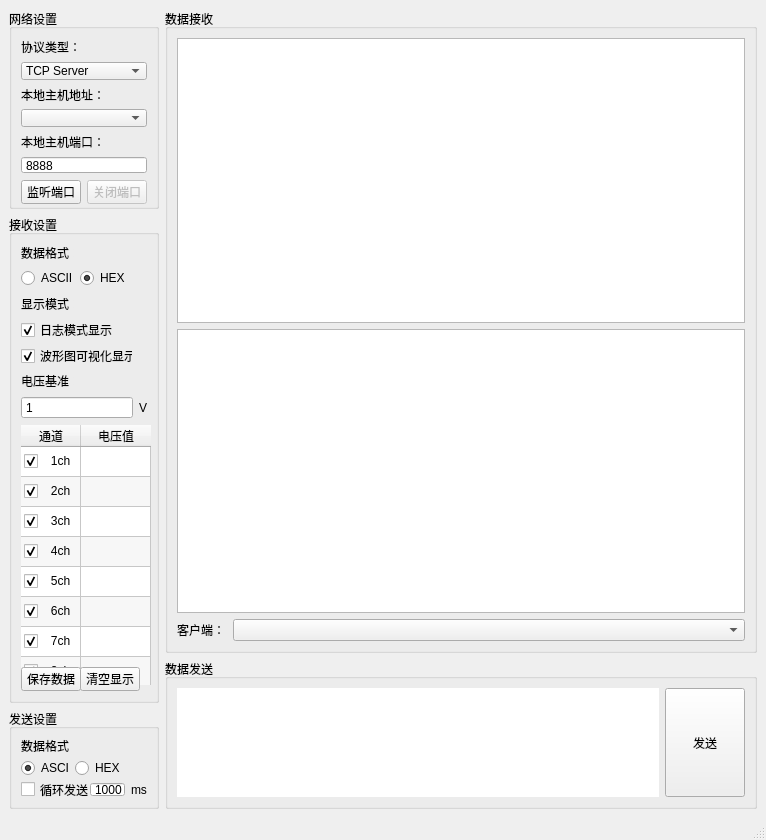
<?xml version="1.0" encoding="UTF-8"?>
<ui version="4.0">
 <class>MainWindow</class>
 <widget class="QMainWindow" name="MainWindow">
  <property name="geometry">
   <rect>
    <x>0</x>
    <y>0</y>
    <width>764</width>
    <height>838</height>
   </rect>
  </property>
  <property name="windowTitle">
   <string>MainWindow</string>
  </property>
  <widget class="QWidget" name="centralwidget">
   <layout class="QHBoxLayout" name="horizontalLayout">
    <item>
     <widget class="QFrame" name="frame">
      <property name="minimumSize">
       <size>
        <width>150</width>
        <height>800</height>
       </size>
      </property>
      <property name="maximumSize">
       <size>
        <width>150</width>
        <height>16777215</height>
       </size>
      </property>
      <property name="frameShape">
       <enum>QFrame::NoFrame</enum>
      </property>
      <property name="frameShadow">
       <enum>QFrame::Raised</enum>
      </property>
      <layout class="QVBoxLayout" name="verticalLayout_2">
       <property name="leftMargin">
        <number>0</number>
       </property>
       <property name="topMargin">
        <number>0</number>
       </property>
       <property name="rightMargin">
        <number>0</number>
       </property>
       <property name="bottomMargin">
        <number>0</number>
       </property>
       <item>
        <widget class="QGroupBox" name="groupBox">
         <property name="minimumSize">
          <size>
           <width>150</width>
           <height>200</height>
          </size>
         </property>
         <property name="maximumSize">
          <size>
           <width>200</width>
           <height>200</height>
          </size>
         </property>
         <property name="title">
          <string>网络设置</string>
         </property>
         <layout class="QGridLayout" name="gridLayout_3">
          <item row="0" column="0">
           <widget class="QLabel" name="label">
            <property name="text">
             <string>协议类型：</string>
            </property>
           </widget>
          </item>
          <item row="1" column="0" colspan="2">
           <widget class="QComboBox" name="protocol_box">
            <item>
             <property name="text">
              <string>TCP Server</string>
             </property>
            </item>
            <item>
             <property name="text">
              <string>TCP Client</string>
             </property>
            </item>
            <item>
             <property name="text">
              <string>UDP</string>
             </property>
            </item>
           </widget>
          </item>
          <item row="2" column="0" colspan="2">
           <widget class="QLabel" name="ip_label">
            <property name="text">
             <string>本地主机地址：</string>
            </property>
           </widget>
          </item>
          <item row="3" column="0" colspan="2">
           <widget class="QComboBox" name="ip_box"/>
          </item>
          <item row="4" column="0" colspan="2">
           <widget class="QLabel" name="port_label">
            <property name="text">
             <string>本地主机端口：</string>
            </property>
           </widget>
          </item>
          <item row="5" column="0" colspan="2">
           <widget class="QSpinBox" name="port_edit">
            <property name="buttonSymbols">
             <enum>QAbstractSpinBox::NoButtons</enum>
            </property>
            <property name="maximum">
             <number>65535</number>
            </property>
            <property name="value">
             <number>8888</number>
            </property>
           </widget>
          </item>
          <item row="6" column="0">
           <widget class="QPushButton" name="connect_button">
            <property name="minimumSize">
             <size>
              <width>60</width>
              <height>24</height>
             </size>
            </property>
            <property name="text">
             <string>监听端口</string>
            </property>
           </widget>
          </item>
          <item row="6" column="1">
           <widget class="QPushButton" name="close_port_button">
            <property name="enabled">
             <bool>false</bool>
            </property>
            <property name="minimumSize">
             <size>
              <width>60</width>
              <height>24</height>
             </size>
            </property>
            <property name="text">
             <string>关闭端口</string>
            </property>
           </widget>
          </item>
         </layout>
        </widget>
       </item>
       <item>
        <widget class="QGroupBox" name="groupBox_2">
         <property name="minimumSize">
          <size>
           <width>150</width>
           <height>450</height>
          </size>
         </property>
         <property name="maximumSize">
          <size>
           <width>150</width>
           <height>16777215</height>
          </size>
         </property>
         <property name="title">
          <string>接收设置</string>
         </property>
         <layout class="QGridLayout" name="gridLayout">
          <item row="0" column="0">
           <widget class="QLabel" name="label_5">
            <property name="maximumSize">
             <size>
              <width>16777215</width>
              <height>20</height>
             </size>
            </property>
            <property name="text">
             <string>数据格式：</string>
            </property>
           </widget>
          </item>
          <item row="1" column="0">
           <widget class="QRadioButton" name="recv_ascii_radio">
            <property name="minimumSize">
             <size>
              <width>0</width>
              <height>20</height>
             </size>
            </property>
            <property name="maximumSize">
             <size>
              <width>16777215</width>
              <height>20</height>
             </size>
            </property>
            <property name="text">
             <string>ASCII</string>
            </property>
            <property name="checked">
             <bool>false</bool>
            </property>
           </widget>
          </item>
          <item row="1" column="1">
           <widget class="QRadioButton" name="recv_hex_radio">
            <property name="minimumSize">
             <size>
              <width>0</width>
              <height>20</height>
             </size>
            </property>
            <property name="maximumSize">
             <size>
              <width>16777215</width>
              <height>20</height>
             </size>
            </property>
            <property name="text">
             <string>HEX</string>
            </property>
            <property name="checked">
             <bool>true</bool>
            </property>
           </widget>
          </item>
          <item row="2" column="0">
           <widget class="QLabel" name="label_7">
            <property name="minimumSize">
             <size>
              <width>0</width>
              <height>20</height>
             </size>
            </property>
            <property name="maximumSize">
             <size>
              <width>16777215</width>
              <height>20</height>
             </size>
            </property>
            <property name="text">
             <string>显示模式：</string>
            </property>
           </widget>
          </item>
          <item row="3" column="0" colspan="2">
           <widget class="QCheckBox" name="recv_log_checkbox">
            <property name="maximumSize">
             <size>
              <width>16777215</width>
              <height>20</height>
             </size>
            </property>
            <property name="text">
             <string>日志模式显示</string>
            </property>
            <property name="checked">
             <bool>true</bool>
            </property>
           </widget>
          </item>
          <item row="4" column="0" colspan="2">
           <widget class="QCheckBox" name="recv_waveform_checkbox">
            <property name="maximumSize">
             <size>
              <width>16777215</width>
              <height>20</height>
             </size>
            </property>
            <property name="text">
             <string>波形图可视化显示</string>
            </property>
            <property name="checked">
             <bool>true</bool>
            </property>
           </widget>
          </item>
          <item row="5" column="0">
           <widget class="QLabel" name="label_3">
            <property name="text">
             <string>电压基准：</string>
            </property>
           </widget>
          </item>
          <item row="6" column="0" colspan="2">
           <widget class="QSpinBox" name="voltage_reference">
            <property name="buttonSymbols">
             <enum>QAbstractSpinBox::NoButtons</enum>
            </property>
            <property name="maximum">
             <number>10000</number>
            </property>
            <property name="value">
             <number>1</number>
            </property>
           </widget>
          </item>
          <item row="6" column="2">
           <widget class="QLabel" name="label_8">
            <property name="text">
             <string>V</string>
            </property>
           </widget>
          </item>
          <item row="7" column="0" colspan="3">
           <widget class="QTableWidget" name="recv_table">
            <property name="sizePolicy">
             <sizepolicy hsizetype="Minimum" vsizetype="Minimum">
              <horstretch>0</horstretch>
              <verstretch>0</verstretch>
             </sizepolicy>
            </property>
            <property name="minimumSize">
             <size>
              <width>130</width>
              <height>260</height>
             </size>
            </property>
            <property name="maximumSize">
             <size>
              <width>130</width>
              <height>260</height>
             </size>
            </property>
            <property name="frameShape">
             <enum>QFrame::NoFrame</enum>
            </property>
            <property name="verticalScrollBarPolicy">
             <enum>Qt::ScrollBarAlwaysOff</enum>
            </property>
            <property name="horizontalScrollBarPolicy">
             <enum>Qt::ScrollBarAlwaysOff</enum>
            </property>
            <property name="editTriggers">
             <set>QAbstractItemView::NoEditTriggers</set>
            </property>
            <property name="alternatingRowColors">
             <bool>true</bool>
            </property>
            <property name="selectionMode">
             <enum>QAbstractItemView::NoSelection</enum>
            </property>
            <attribute name="horizontalHeaderMinimumSectionSize">
             <number>30</number>
            </attribute>
            <attribute name="horizontalHeaderDefaultSectionSize">
             <number>60</number>
            </attribute>
            <attribute name="horizontalHeaderStretchLastSection">
             <bool>true</bool>
            </attribute>
            <attribute name="verticalHeaderVisible">
             <bool>false</bool>
            </attribute>
            <attribute name="verticalHeaderStretchLastSection">
             <bool>false</bool>
            </attribute>
            <row>
             <property name="text">
              <string>1</string>
             </property>
            </row>
            <row>
             <property name="text">
              <string>2</string>
             </property>
            </row>
            <row>
             <property name="text">
              <string>3</string>
             </property>
            </row>
            <row>
             <property name="text">
              <string>4</string>
             </property>
            </row>
            <row>
             <property name="text">
              <string>5</string>
             </property>
            </row>
            <row>
             <property name="text">
              <string>6</string>
             </property>
             <property name="icon">
              <iconset theme="media-playback-start">
               <normaloff>C:/Users/.designer/backup</normaloff>C:/Users/.designer/backup</iconset>
             </property>
            </row>
            <row>
             <property name="text">
              <string>7</string>
             </property>
            </row>
            <row>
             <property name="text">
              <string>8</string>
             </property>
            </row>
            <column>
             <property name="text">
              <string>通道</string>
             </property>
             <property name="background">
              <color>
               <red>204</red>
               <green>204</green>
               <blue>204</blue>
              </color>
             </property>
            </column>
            <column>
             <property name="text">
              <string>电压值</string>
             </property>
             <property name="background">
              <color>
               <red>204</red>
               <green>204</green>
               <blue>204</blue>
              </color>
             </property>
            </column>
            <item row="0" column="0">
             <property name="text">
              <string>1ch</string>
             </property>
             <property name="textAlignment">
              <set>AlignCenter</set>
             </property>
             <property name="checkState">
              <enum>Checked</enum>
             </property>
            </item>
            <item row="0" column="1">
             <property name="text">
              <string> </string>
             </property>
             <property name="textAlignment">
              <set>AlignCenter</set>
             </property>
            </item>
            <item row="1" column="0">
             <property name="text">
              <string>2ch</string>
             </property>
             <property name="textAlignment">
              <set>AlignCenter</set>
             </property>
             <property name="checkState">
              <enum>Checked</enum>
             </property>
            </item>
            <item row="1" column="1">
             <property name="text">
              <string> </string>
             </property>
             <property name="textAlignment">
              <set>AlignCenter</set>
             </property>
            </item>
            <item row="2" column="0">
             <property name="text">
              <string>3ch</string>
             </property>
             <property name="textAlignment">
              <set>AlignCenter</set>
             </property>
             <property name="checkState">
              <enum>Checked</enum>
             </property>
            </item>
            <item row="2" column="1">
             <property name="text">
              <string> </string>
             </property>
             <property name="textAlignment">
              <set>AlignCenter</set>
             </property>
            </item>
            <item row="3" column="0">
             <property name="text">
              <string>4ch</string>
             </property>
             <property name="textAlignment">
              <set>AlignCenter</set>
             </property>
             <property name="checkState">
              <enum>Checked</enum>
             </property>
            </item>
            <item row="3" column="1">
             <property name="text">
              <string> </string>
             </property>
             <property name="textAlignment">
              <set>AlignCenter</set>
             </property>
            </item>
            <item row="4" column="0">
             <property name="text">
              <string>5ch</string>
             </property>
             <property name="textAlignment">
              <set>AlignCenter</set>
             </property>
             <property name="checkState">
              <enum>Checked</enum>
             </property>
            </item>
            <item row="4" column="1">
             <property name="text">
              <string> </string>
             </property>
             <property name="textAlignment">
              <set>AlignCenter</set>
             </property>
            </item>
            <item row="5" column="0">
             <property name="text">
              <string>6ch</string>
             </property>
             <property name="textAlignment">
              <set>AlignCenter</set>
             </property>
             <property name="checkState">
              <enum>Checked</enum>
             </property>
            </item>
            <item row="5" column="1">
             <property name="text">
              <string> </string>
             </property>
             <property name="textAlignment">
              <set>AlignCenter</set>
             </property>
            </item>
            <item row="6" column="0">
             <property name="text">
              <string>7ch</string>
             </property>
             <property name="textAlignment">
              <set>AlignCenter</set>
             </property>
             <property name="checkState">
              <enum>Checked</enum>
             </property>
            </item>
            <item row="6" column="1">
             <property name="text">
              <string> </string>
             </property>
             <property name="textAlignment">
              <set>AlignCenter</set>
             </property>
            </item>
            <item row="7" column="0">
             <property name="text">
              <string>8ch</string>
             </property>
             <property name="textAlignment">
              <set>AlignCenter</set>
             </property>
             <property name="checkState">
              <enum>Checked</enum>
             </property>
            </item>
            <item row="7" column="1">
             <property name="text">
              <string> </string>
             </property>
             <property name="textAlignment">
              <set>AlignCenter</set>
             </property>
            </item>
           </widget>
          </item>
          <item row="8" column="0">
           <widget class="QPushButton" name="recv_save_button">
            <property name="minimumSize">
             <size>
              <width>60</width>
              <height>0</height>
             </size>
            </property>
            <property name="maximumSize">
             <size>
              <width>60</width>
              <height>24</height>
             </size>
            </property>
            <property name="text">
             <string>保存数据</string>
            </property>
           </widget>
          </item>
          <item row="8" column="1">
           <widget class="QPushButton" name="recv_clear_button">
            <property name="minimumSize">
             <size>
              <width>60</width>
              <height>0</height>
             </size>
            </property>
            <property name="maximumSize">
             <size>
              <width>60</width>
              <height>24</height>
             </size>
            </property>
            <property name="text">
             <string>清空显示</string>
            </property>
           </widget>
          </item>
         </layout>
        </widget>
       </item>
       <item>
        <widget class="QGroupBox" name="groupBox_3">
         <property name="minimumSize">
          <size>
           <width>150</width>
           <height>100</height>
          </size>
         </property>
         <property name="maximumSize">
          <size>
           <width>150</width>
           <height>100</height>
          </size>
         </property>
         <property name="title">
          <string>发送设置</string>
         </property>
         <layout class="QGridLayout" name="gridLayout_2">
          <item row="0" column="0">
           <widget class="QLabel" name="label_6">
            <property name="text">
             <string>数据格式：</string>
            </property>
           </widget>
          </item>
          <item row="1" column="0">
           <widget class="QRadioButton" name="send_ascii_radio">
            <property name="text">
             <string>ASCII</string>
            </property>
            <property name="checked">
             <bool>true</bool>
            </property>
           </widget>
          </item>
          <item row="1" column="1" colspan="2">
           <widget class="QRadioButton" name="send_hex_radio">
            <property name="text">
             <string>HEX</string>
            </property>
           </widget>
          </item>
          <item row="2" column="0" colspan="2">
           <widget class="QCheckBox" name="send_loop">
            <property name="minimumSize">
             <size>
              <width>70</width>
              <height>0</height>
             </size>
            </property>
            <property name="text">
             <string>循环发送</string>
            </property>
           </widget>
          </item>
          <item row="2" column="2">
           <widget class="QSpinBox" name="send_loop_interval">
            <property name="maximumSize">
             <size>
              <width>35</width>
              <height>16777215</height>
             </size>
            </property>
            <property name="alignment">
             <set>Qt::AlignCenter</set>
            </property>
            <property name="buttonSymbols">
             <enum>QAbstractSpinBox::NoButtons</enum>
            </property>
            <property name="maximum">
             <number>100000</number>
            </property>
            <property name="value">
             <number>1000</number>
            </property>
           </widget>
          </item>
          <item row="2" column="3">
           <widget class="QLabel" name="label_4">
            <property name="maximumSize">
             <size>
              <width>20</width>
              <height>16777215</height>
             </size>
            </property>
            <property name="text">
             <string>ms</string>
            </property>
           </widget>
          </item>
         </layout>
        </widget>
       </item>
      </layout>
     </widget>
    </item>
    <item>
     <widget class="QFrame" name="frame_2">
      <property name="frameShape">
       <enum>QFrame::NoFrame</enum>
      </property>
      <property name="frameShadow">
       <enum>QFrame::Raised</enum>
      </property>
      <layout class="QVBoxLayout" name="verticalLayout_4">
       <property name="leftMargin">
        <number>0</number>
       </property>
       <property name="topMargin">
        <number>0</number>
       </property>
       <property name="rightMargin">
        <number>0</number>
       </property>
       <property name="bottomMargin">
        <number>0</number>
       </property>
       <item>
        <layout class="QVBoxLayout" name="verticalLayout">
         <item>
          <widget class="QGroupBox" name="groupBox_4">
           <property name="title">
            <string>数据接收</string>
           </property>
           <layout class="QVBoxLayout" name="verticalLayout_6">
            <item>
             <widget class="QFrame" name="frame_3">
              <property name="minimumSize">
               <size>
                <width>568</width>
                <height>525</height>
               </size>
              </property>
              <layout class="QVBoxLayout" name="verticalLayout_3">
               <property name="leftMargin">
                <number>0</number>
               </property>
               <property name="topMargin">
                <number>0</number>
               </property>
               <property name="rightMargin">
                <number>0</number>
               </property>
               <property name="bottomMargin">
                <number>0</number>
               </property>
               <item>
                <widget class="QTextBrowser" name="recv_data_text"/>
               </item>
               <item>
                <widget class="QChartView" name="recv_data_chartview"/>
               </item>
              </layout>
             </widget>
            </item>
            <item>
             <layout class="QHBoxLayout" name="horizontalLayout_3">
              <item>
               <widget class="QLabel" name="label_2">
                <property name="minimumSize">
                 <size>
                  <width>50</width>
                  <height>20</height>
                 </size>
                </property>
                <property name="maximumSize">
                 <size>
                  <width>50</width>
                  <height>20</height>
                 </size>
                </property>
                <property name="text">
                 <string>客户端：</string>
                </property>
               </widget>
              </item>
              <item>
               <widget class="QComboBox" name="clients_list">
                <property name="minimumSize">
                 <size>
                  <width>0</width>
                  <height>22</height>
                 </size>
                </property>
                <property name="maximumSize">
                 <size>
                  <width>16777215</width>
                  <height>22</height>
                 </size>
                </property>
               </widget>
              </item>
             </layout>
            </item>
           </layout>
          </widget>
         </item>
         <item>
          <widget class="QGroupBox" name="groupBox_5">
           <property name="maximumSize">
            <size>
             <width>16777215</width>
             <height>150</height>
            </size>
           </property>
           <property name="title">
            <string>数据发送</string>
           </property>
           <layout class="QHBoxLayout" name="horizontalLayout_2">
            <item>
             <widget class="QTextEdit" name="send_content">
              <property name="frameShape">
               <enum>QFrame::NoFrame</enum>
              </property>
             </widget>
            </item>
            <item>
             <widget class="QPushButton" name="send_button">
              <property name="sizePolicy">
               <sizepolicy hsizetype="Minimum" vsizetype="Minimum">
                <horstretch>0</horstretch>
                <verstretch>0</verstretch>
               </sizepolicy>
              </property>
              <property name="text">
               <string>发送</string>
              </property>
             </widget>
            </item>
           </layout>
          </widget>
         </item>
        </layout>
       </item>
      </layout>
     </widget>
    </item>
   </layout>
  </widget>
  <widget class="QStatusBar" name="statusbar"/>
 </widget>
 <customwidgets>
  <customwidget>
   <class>QChartView</class>
   <extends>QGraphicsView</extends>
   <header location="global">qchartview.h</header>
  </customwidget>
 </customwidgets>
 <resources/>
 <connections/>
</ui>
